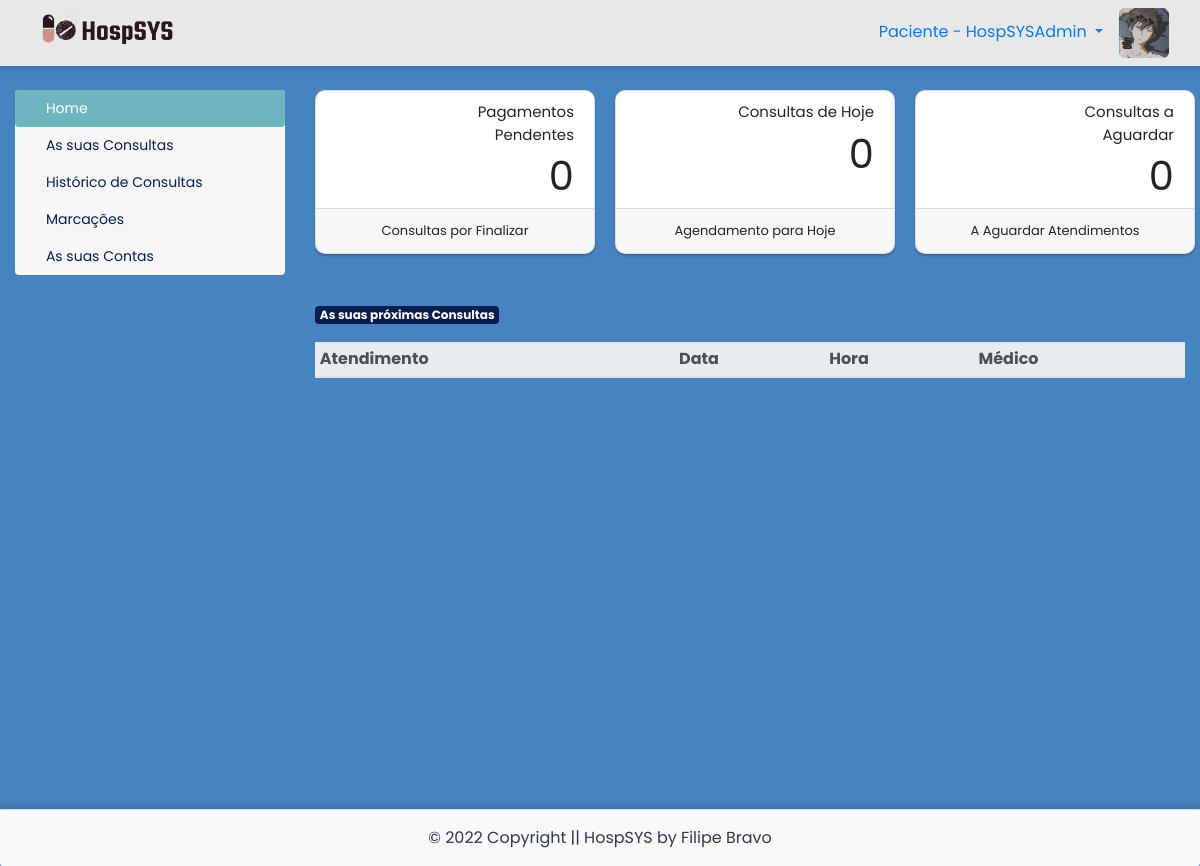
The app's page /painel-paciente/index.php (signed in), older data.
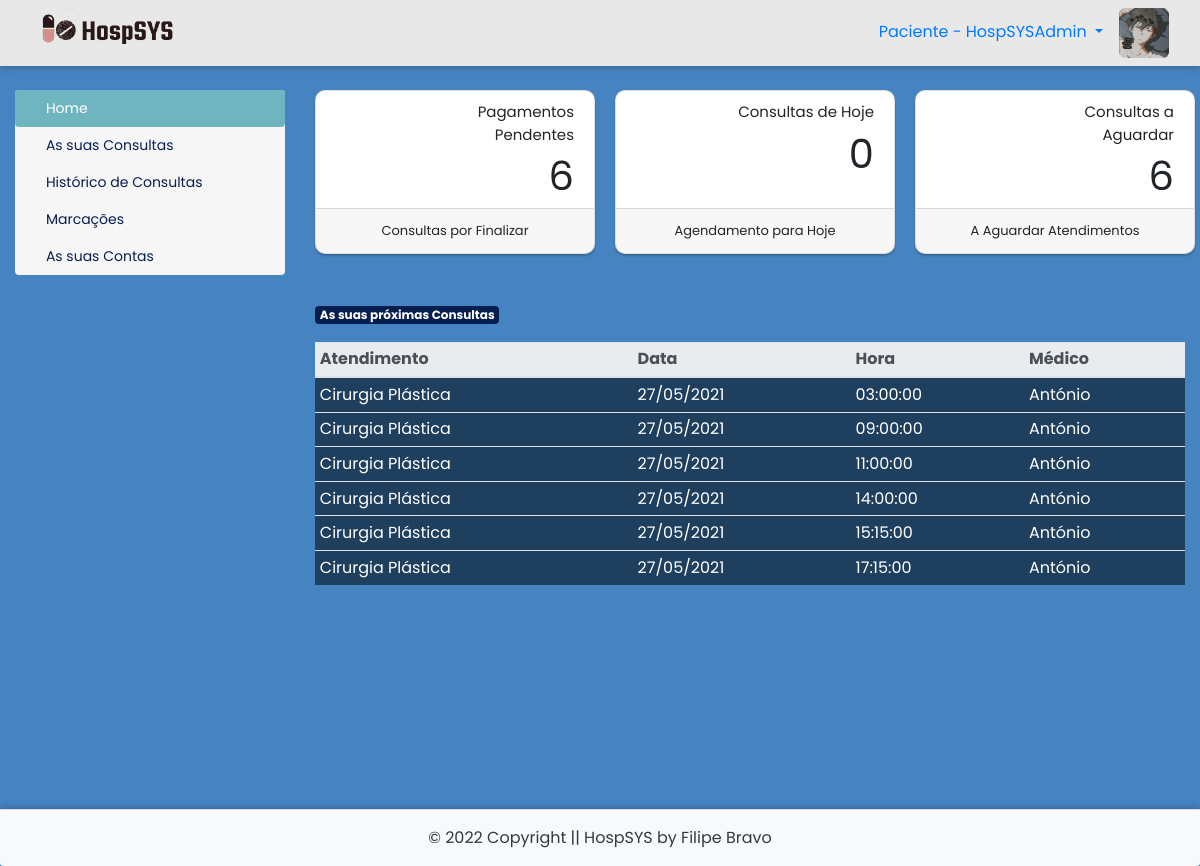
The same page, newer data.
### tables this page shows
CREATE TABLE `utilizadores` (
  `id` int(11) NOT NULL AUTO_INCREMENT,
  `nome` varchar(30) NOT NULL,
  `email` varchar(40) NOT NULL,
  `nif` varchar(20) NOT NULL,
  `cc` varchar(20) NOT NULL,
  `telefone` varchar(20) NOT NULL,
  `data_nascimento` date NOT NULL,
  `data_entrada` date DEFAULT NULL,
  `cedula` varchar(20) DEFAULT NULL,
  `especialidade` int(11) DEFAULT NULL,
  `consultorio` varchar(40) DEFAULT NULL,
  `password` varchar(200) DEFAULT NULL,
  `nivel` varchar(25) NOT NULL,
  `foto` varchar(150) DEFAULT NULL,
  `code` int(50) DEFAULT NULL,
  `status` varchar(30) DEFAULT NULL,
  `estado_conta` varchar(15) NOT NULL,
  PRIMARY KEY (`id`),
  KEY `especialidade` (`especialidade`),
  CONSTRAINT `utilizadores_ibfk_1` FOREIGN KEY (`especialidade`) REFERENCES `especialidades` (`id`) ON DELETE CASCADE
);

CREATE TABLE `consultas` (
  `id` int(11) NOT NULL AUTO_INCREMENT,
  `data` date NOT NULL,
  `hora` time NOT NULL,
  `paciente` int(11) DEFAULT NULL,
  `tipo_atendimento` int(11) DEFAULT NULL,
  `medico` int(11) DEFAULT NULL,
  `valor` decimal(10,2) NOT NULL,
  `estado_pagamento` varchar(15) DEFAULT NULL,
  `status` varchar(30) DEFAULT NULL,
  `atestado` int(11) DEFAULT NULL,
  `prescricao` varchar(10) DEFAULT NULL,
  `receita` varchar(10) DEFAULT NULL,
  PRIMARY KEY (`id`),
  KEY `medico` (`medico`),
  KEY `paciente` (`paciente`),
  KEY `tipo_atendimento` (`tipo_atendimento`),
  CONSTRAINT `consultas_ibfk_1` FOREIGN KEY (`medico`) REFERENCES `utilizadores` (`id`) ON DELETE CASCADE,
  CONSTRAINT `consultas_ibfk_2` FOREIGN KEY (`paciente`) REFERENCES `pacientes` (`id`) ON DELETE CASCADE,
  CONSTRAINT `consultas_ibfk_3` FOREIGN KEY (`tipo_atendimento`) REFERENCES `atendimentos` (`id`) ON DELETE CASCADE
);

CREATE TABLE `atendimentos` (
  `id` int(11) NOT NULL AUTO_INCREMENT,
  `descricao` varchar(60) NOT NULL,
  `valor` decimal(10,2) NOT NULL,
  PRIMARY KEY (`id`)
);

### painel-paciente/home.php (the view, shortened to what this page needs)
<?php
$resultado_pend = $pdo->query("SELECT * from consultas where estado_pagamento != 'Sim' and paciente = $id_utilizador");
$dados_pend = $resultado_pend->fetchAll(PDO::FETCH_ASSOC);
$valor_pend = count($dados_pend);
$resultado_hoje = $pdo->query("SELECT * from consultas where data = curDate() and estado_pagamento = 'Sim' and paciente = $id_utilizador");
$dados_hoje = $resultado_hoje->fetchAll(PDO::FETCH_ASSOC);
$valor_hoje = count($dados_hoje);
$resultado_aguar = $pdo->query("SELECT * from consultas where status = 'a Aguardar' and paciente = $id_utilizador");
$dados_aguar = $resultado_aguar->fetchAll(PDO::FETCH_ASSOC);
$valor_aguar = count($dados_aguar);
 ?>
<div class="area_cards">
	<div class="row">
		<div class="col-sm-12 col-lg-4 col-md-6 col-sm-6 mb-4">
			<div class="card card-stats">
				<div class="card-body ">
					<div class="row">
						<div class="col-5 col-md-4">
							<div class="icone-card text-center text-warning">
							<i class="far fa-money-bill-alt"></i>
							</div>
						</div>
						<div class="col-7 col-md-8">
							<div class="number">
								<p class="titulo-card">Pagamentos Pendentes</p>
								<p class="subtitulo-card"><?php echo $valor_pend; ?></p>
							</div>
						</div>
					</div>
				</div>
					<div class="card-footer rodape-card">
						Consultas por Finalizar
					</div>
			</div>
		</div>
		<div class="col-lg-4 col-md-6 col-sm-6 mb-4">
			<div class="card card-stats">
				<div class="card-body ">
					<div class="row">
						<div class="col-5 col-md-4">
							<div class="icone-card text-center text-success">
								<i class="far fa-calendar-alt"></i>
							</div>
						</div>
						<div class="col-7 col-md-8">
							<div class="number">
								<p class="titulo-card">Consultas de Hoje</p>
								<p class="subtitulo-card"><?php echo $valor_hoje; ?></p>
							</div>
						</div>
					</div>
				</div>
					<div class="card-footer rodape-card">
						Agendamento para Hoje
					</div>
			</div>
		</div>
		<div class="col-lg-4 col-md-6 col-sm-6 mb-4">
			<div class="card card-stats">
				<div class="card-body ">
					<div class="row">
						<div class="col-5 col-md-4">
							<div class="icone-card text-center  text-danger">
								<i class="far fa-calendar-alt"></i>
							</div>
						</div>
						<div class="col-7 col-md-8">
							<div class="number">
								<p class="titulo-card">Consultas a Aguardar</p>
								<p class="subtitulo-card"><?php echo $valor_aguar; ?></p>
							</div>
						</div>
					</div>
				</div>
					<div class="card-footer rodape-card">
						A Aguardar Atendimentos
					</div>
			</div>
		</div>
	</div>
</div>
<div class="mt-4">
<span class="badge bg-light">As suas próximas Consultas</span>
	<?php
echo '
<table class="table table-sm mt-3">
  <thead class="thead-light">
    <tr>
	<th scope="col">Atendimento</th>
	<th scope="col">Data</th>
	<th scope="col">Hora</th>
	<th scope="col">Médico</th>
    </tr>
  </thead>
  <tbody>';
  $res = $pdo->query("SELECT * from consultas where status = 'a Aguardar' and paciente = $id_utilizador order by hora asc LIMIT 6");
  $dados = $res->fetchAll(PDO::FETCH_ASSOC);
  for ($i=0; $i < count($dados); $i++) {
	  $data = $dados[$i]['data'];
	  $data2 = implode('/', array_reverse(explode('-', $data)));
	  $hora = $dados[$i]['hora'];
	  $tipo_atendimento = $dados[$i]['tipo_atendimento'];
	  $medico = $dados[$i]['medico'];
  $res_medico = $pdo->query("SELECT * from utilizadores where nivel = 'Médico' and id = '$medico'");
  $dados_medico = $res_medico->fetchAll(PDO::FETCH_ASSOC);
  $linhas = count($dados_medico);
  if($linhas > 0)
  {
    $nome_medico = $dados_medico[0]['nome'];
  }
  $res_atend = $pdo->query("SELECT * from atendimentos where id = '$tipo_atendimento'");
  $dados_atend = $res_atend->fetchAll(PDO::FETCH_ASSOC);
  $linhas = count($dados_atend);
  if($linhas > 0)
  {
    $descricao_atend = $dados_atend[0]['descricao'];
  }
echo '
    <tr>
	<td>'.@$descricao_atend.'</td>
	<td>'.$data2.'</td>
	<td>'.$hora.'</td>
	<td>'.@$nome_medico.'</td>
    </tr>';
  }
echo  '
  </tbody>
</table> ';
?>
</div>

### painel-paciente/index.php (shortened to what this page needs)
<?php
require_once("../conexao.php");
$id_utilizador = $_SESSION['id_utilizador'];
 $resultado_nif = $pdo->query("SELECT * from utilizadores where id = '$id_utilizador'");
 $dados_nif = $resultado_nif->fetchAll(PDO::FETCH_ASSOC);
 @$nif_paciente = $dados_nif[0]['nif'];
$resultado_foto = $pdo->query("SELECT * from utilizadores where id = $id_utilizador");
$dados_foto = $resultado_foto->fetchAll(PDO::FETCH_ASSOC);
$foto = $dados_foto[0]['foto'];
$resultado_nome = $pdo->query("SELECT * from utilizadores where id = $id_utilizador");
$dados_nome = $resultado_nome->fetchAll(PDO::FETCH_ASSOC);
$nome_utilizador = $dados_nome[0]['nome'];
$item1 = 'home';
$item2 = 'consultas';
$item3 = 'historico';
$item4 = 'marcacoes';
$item5 = 'editar-perfil';
$item6 = 'contaspagar';
if(@$_GET['acao'] == $item1){
	$item1ativo = 'active';
}elseif (@$_GET['acao'] == $item2) {
	$item2ativo = 'active';
}elseif (@$_GET['acao'] == $item3) {
	$item3ativo = 'active';
}elseif (@$_GET['acao'] == $item4) {
	$item4ativo = 'active';
}elseif (@$_GET['acao'] == $item6) {
	$item6ativo = 'active';
}else{
	$item1ativo = 'active';
}
?>
<!DOCTYPE html>
<html lang="pt-pt">
<head>
	<link rel="stylesheet" href="https://stackpath.bootstrapcdn.com/bootstrap/4.4.1/css/bootstrap.min.css">
	<link rel="stylesheet" href="../CSS/painel.css">
	<link rel="stylesheet" href="../CSS/footer.css">
	<link rel="stylesheet" href="../CSS/style1.css">
 	<link rel="stylesheet" href="https://cdnjs.cloudflare.com/ajax/libs/font-awesome/5.15.2/css/all.min.css"/>
	<link rel="stylesheet" href="https://cdnjs.cloudflare.com/ajax/libs/font-awesome/5.11.2/css/all.css">
</head>
<body>
<div style="box-shadow:0px 0px 8px rgba(0, 0, 0, 0.3);">
	<nav class="navbar navbar-light bg-light">
		<div class="col-md-12">
			<img class="float-left" src="../img/logohorizontal.png">
			<div class="float-right">
				<?php echo'<img style="height: 50px; width: 50px; border-radius: 6px;" src="../img/fotos-perfil/'.$foto.'">';?>
			</div>
			<li class="float-right nav-item dropdown">
				<a class="float-right nav-link dropdown-toggle mt-1" href="#" id="navbarDropdown" role="button" data-toggle="dropdown" aria-haspopup="true" aria-expanded="false">
					Paciente - <?php echo $nome_utilizador; ?>
				</a>
			</li>
			</div>
	</div>
<div class="main-container">
	<div class="container-fluid mt-4">
		<div class="row">
			<div class="col-md-3 col-sm-12 mb-4">
				<div class="nav flex-column nav-pills" id="v-pills-tab" role="tablist" aria-orientation="vertical">
					<a class="nav-link <?php echo $item1ativo ?>" id="v-pills-home-tab" href="index.php?acao=<?php echo $item1 ?>" role="tab" aria-controls="v-pills-home" aria-selected="true"><i class="fas fa-home mr-1"></i>Home</a>
					<a class="nav-link <?php echo $item2ativo ?>" id="link-medicos" href="index.php?acao=<?php echo $item2 ?>" role="tab" aria-controls="v-pills-profile" aria-selected="false"><i class="fas fa-calendar-check mr-1"></i>As suas Consultas</a>
					<a class="nav-link <?php echo $item3ativo ?>" id="v-pills-messages-tab" href="index.php?acao=<?php echo $item3 ?>" role="tab" aria-controls="v-pills-messages" aria-selected="false"><i class="fas fa-history mr-1"></i>Histórico de Consultas</a>
					<a class="nav-link <?php echo $item4ativo ?>" id="v-pills-messages-tab" href="index.php?acao=<?php echo $item4 ?>&funcao=marcacoes&id=<?php echo $id_utilizador ?>&nif=<?php echo $nif_paciente ?>" role="tab" aria-controls="v-pills-messages" aria-selected="false"><i class="fas fa-calendar mr-1"></i>Marcações</a>
					<a class="nav-link <?php echo $item6ativo ?>" id="v-pills-messages-tab" href="index.php?acao=<?php echo $item6 ?>" role="tab" aria-controls="v-pills-messages" aria-selected="false"><i class="fas fa-money-bill mr-1"></i>As suas Contas</a>
				</div>
			</div>
			<div class="col-md-9 col-sm-12">
				<div class="tab-content" id="v-pills-tabContent">
					<div class="tab-pane fade show active" role="tabpanel">
						<?php if(@$_GET['acao'] == $item1){
							include_once($item1.".php");
						}elseif (@$_GET['acao'] == $item2) {
							include_once($item2.".php");
						}elseif (@$_GET['acao'] == $item3) {
							include_once($item3.".php");
						}elseif (@$_GET['acao'] == $item4) {
							include_once($item4.".php");
						}elseif (@$_GET['acao'] == $item5) {
							include_once($item5.".php");
						}elseif (@$_GET['acao'] == $item6) {
							include_once($item6.".php");
						}else{
							include_once($item1.".php");
						}
						?>
					</div>
				</div>
			</div>
		</div>
	</div>
	<?php if (@$_GET['acao'] != 'chat1') { include('../footers/footer.php'); } ?>
</div>
</body>
</html>

### footers/footer.php (shortened to what this page needs)
<footer>
  <div class="footer text-center py-3 text-dark card-footer bg-light" style="background-color: white; box-shadow:0px 0px 8px rgba(0, 0, 0, 0.3);">
  	© <?php echo date("Y"); ?> Copyright || HospSYS by Filipe Bravo
  </div>
</footer>

### CSS/painel.css (style rules this page uses)
body { background-color:#4683c1; }
.navbar { background-color:#e8e8e8 !important; }
.navbar img { width:150px; }
.navbar li { list-style:none; }
.nav { background-color:#f6f6f6 !important; border-radius:4px !important; }
.nav a { color:#071e51; font-size:14px; }
.nav .active { background-color:#6fb5bf !important; }
.card { width:280px; margin:0 auto; border-radius:10px; box-shadow:0px 2px 2px rgba(0, 0, 0, 0.2); }
.card-body { padding-bottom:2px !important; padding-top:10px !important; }
.card p { margin:0; padding:0; }
.icone-card { font-size:70px; }
.titulo-card { font-size:15px; text-align:right; }
.subtitulo-card { font-size:40px; text-align:right; }
.rodape-card { font-size:13px; text-align:center; }
.badge { background-color:#071e51 !important; color:#fff; }
td { color:#FFF; background-color:#1f3f5e; }

### CSS/footer.css (style rules this page uses)
* { box-sizing: border-box; }
*:before, *:after { box-sizing: border-box; }
html, body { height: 100%; position: relative; }
.main-container { min-height: 100vh; overflow: hidden; display: block; position: relative; padding-bottom: 100px; }
footer { position: absolute; bottom: 0; width: 100%; }

### CSS/style1.css (style rules this page uses)
* { margin: 0; padding: 0; box-sizing: border-box; text-decoration: none; font-family: 'Poppins', sans-serif; }

Row changes from the older to the newer data that the page shows:
added consultas: tipo_atendimento.descricao "Cirurgia Plástica", data "27/05/2021", hora "03:00:00", medico.nome "António"
added consultas: tipo_atendimento.descricao "Cirurgia Plástica", data "27/05/2021", hora "09:00:00", medico.nome "António"
added consultas: tipo_atendimento.descricao "Cirurgia Plástica", data "27/05/2021", hora "11:00:00", medico.nome "António"
added consultas: tipo_atendimento.descricao "Cirurgia Plástica", data "27/05/2021", hora "14:00:00", medico.nome "António"
added consultas: tipo_atendimento.descricao "Cirurgia Plástica", data "27/05/2021", hora "15:15:00", medico.nome "António"
added consultas: tipo_atendimento.descricao "Cirurgia Plástica", data "27/05/2021", hora "17:15:00", medico.nome "António"
Text that changed along with them:
$valor_pend: "0" → "6"
$valor_aguar: "0" → "6"
